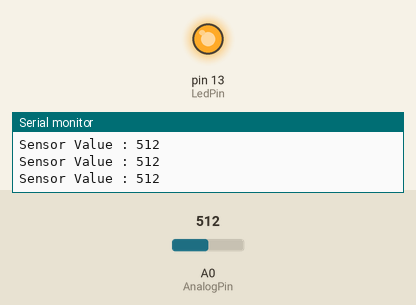
Bench run of a sketch on a simulated Arduino Uno, built with avr-gcc and run on an emulated ATmega328P. Shown: output pins drawn as LEDs (lit = HIGH), the last lines printed to the serial monitor. The inputs (shaded band) are chosen by the test bench; at power-on: A0 (AnalogPin) = 512.

Above: at 1.3 s.
1.4 s: A0 (AnalogPin) set to 194
2.9 s: A0 (AnalogPin) set to 172
At 4.2 s:
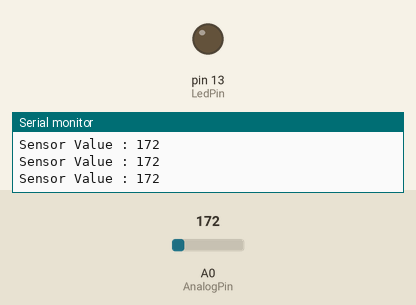
4.5 s: A0 (AnalogPin) set to 190
At 5.4 s:
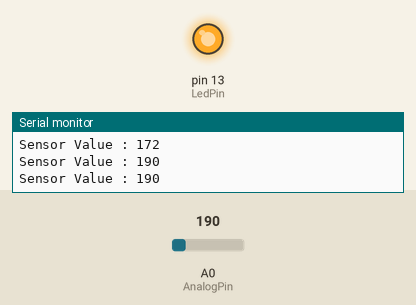
6.0 s: A0 (AnalogPin) set to 170
At 6.6 s:
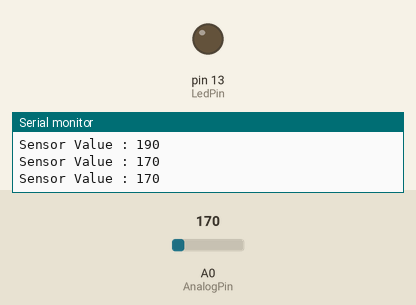
Timing chart, 0 to 8.5 s (numbered marks = the images above; inputs shaded):
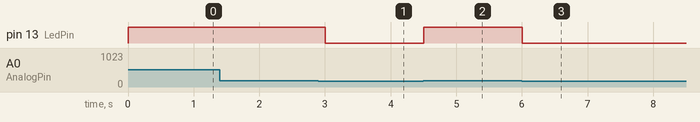

The sketch:

NTC_Thermistor.ino
```cpp
//*******************************************************************************
// Project : NTC 서미스터(Thermistor)
// Board : Arduino Uno
// 서미스터(thermistor)란 저항의 종류로, 온도에 따라 물질의 저항 성질이 변화하는
// 전자 부품입니다. 또는 열가변저항기라고도 합니다. 주요 용도는 가정용으로는
// 일반 온도계, 산업용으로는 회로의 전류가 일정 이상으로 오르는 것을 방지하거나
// 회로의 온도를 감지하는 센서로도 이용할 수 있다
//*******************************************************************************

int AnalogPin = A0;    // Analog input
int DigitalPin = 7;  // Digital input
int LedPin = 13;     // select the pin for the LED
int gValue = 0;     // variable for Sensor Data
void setup ()
{
  pinMode (LedPin, OUTPUT);
//  pinMode (DigitalPin, INPUT);
  Serial.begin (9600);
}
void loop ()
{
  gValue = analogRead(AnalogPin);

  if (gValue>180)   {
    digitalWrite (LedPin, HIGH);
  }else {
    digitalWrite (LedPin, LOW);
  }
  Serial.print ("Sensor Value : ");
  Serial.println (gValue, DEC);
  delay(500);
}
```

Measured:
- the behaviour switches between 181 and 180 on A0 (AnalogPin) (found by bisection; images 0 and 1)
- after the input at 2.9 s, pin 13 (LedPin): HIGH → LOW after 0.10 s
- after the input at 4.5 s, pin 13 (LedPin): LOW → HIGH at once
- after the input at 6.0 s, pin 13 (LedPin): HIGH → LOW at once
